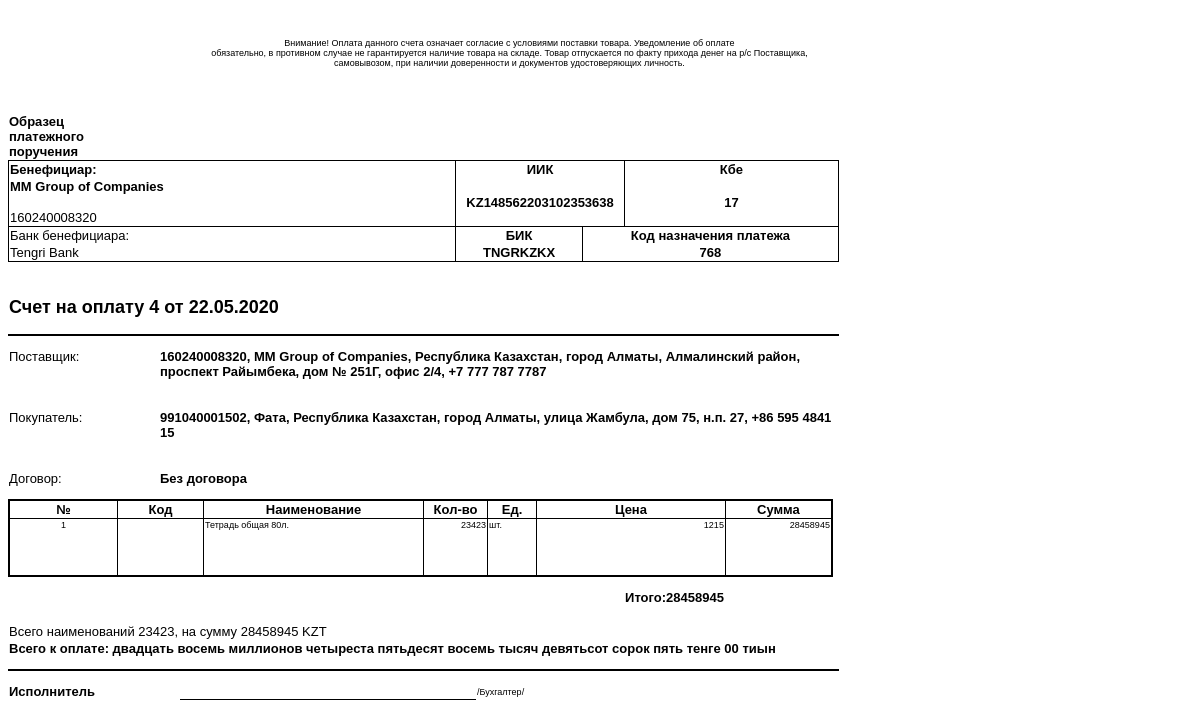
Screenshot of /app/layoutsOfDocs/invoice.php?doc=4 with the database file from the repository.
### tables this page shows
CREATE TABLE `users` (
  `id` int(10) NOT NULL,
  `bin_iin` bigint(12) DEFAULT NULL,
  `name` varchar(255) DEFAULT NULL,
  `adres` varchar(400) DEFAULT NULL,
  `nds` tinyint(1) DEFAULT NULL,
  `bik` varchar(8) DEFAULT NULL,
  `bank` varchar(255) NOT NULL,
  `iik` varchar(22) DEFAULT NULL,
  `kbe` tinyint(2) DEFAULT NULL,
  `contacts` varchar(255) NOT NULL
);

CREATE TABLE `items` (
  `id` int(10) NOT NULL,
  `name` varchar(400) NOT NULL,
  `price` bigint(15) NOT NULL,
  `code` varchar(255) NOT NULL,
  `unit` varchar(10) NOT NULL,
  `code_price` int(5) NOT NULL
);

CREATE TABLE `invoice` (
  `id` int(10) NOT NULL,
  `today` varchar(255) NOT NULL,
  `agent` varchar(255) NOT NULL,
  `items` varchar(255) NOT NULL,
  `value_1` int(11) NOT NULL
);

CREATE TABLE `agents` (
  `id` int(10) NOT NULL,
  `bin_iin` bigint(12) NOT NULL,
  `name` varchar(255) DEFAULT NULL,
  `adres` varchar(400) NOT NULL,
  `bik` varchar(8) DEFAULT NULL,
  `contacts` varchar(255) NOT NULL
);

### app/layoutsOfDocs/invoice.php (the view, shortened to what the rows shown need)
<?php
	require_once '../dataBase/connectDB.php';
	$id = trim($_GET['doc']);
	$id = htmlspecialchars($id);
	$sql = 'SELECT * FROM INVOICE WHERE id ='.$id;
	$result = $pdo->query($sql);
	$result = $result->fetchAll(PDO::FETCH_ASSOC);
	$items = $result[0]['items'];
	$value = $result[0]['value_1'];
	$agent = $result[0]['agent'];
	$sqlMy = 'SELECT * FROM users';
	$resultMy = $pdo->query($sqlMy);
	$resultMy = $resultMy->fetchAll(PDO::FETCH_ASSOC);
	$sqlAgent = 'SELECT * FROM agents WHERE name = "'.$agent.'"';
	$resultAgent = $pdo->query($sqlAgent);
	$resultAgent = $resultAgent->fetchAll(PDO::FETCH_ASSOC);
	$sqlItems = 'SELECT * FROM items WHERE name = "'.$items.'"';
	$resultItems = $pdo->query($sqlItems);
	$resultItems = $resultItems->fetchAll(PDO::FETCH_ASSOC);
	$price = $resultItems[0]['price'] * (int)$value;
    require_once '../libs/lineOfNumber.php';
    $priceLine = lineOfNumber($price);
?>
<!DOCTYPE HTML PUBLIC "-//W3C//DTD HTML 4.0 Transitional//EN">
<html>
<head>
</head>
<body>
<table cellspacing="0" border="0">
	<colgroup span="6" width="21"></colgroup>
	<colgroup width="1"></colgroup>
	<colgroup width="20"></colgroup>
	<colgroup span="9" width="21"></colgroup>
	<colgroup span="2" width="11"></colgroup>
	<colgroup span="2" width="21"></colgroup>
	<colgroup span="2" width="11"></colgroup>
	<colgroup width="21"></colgroup>
	<colgroup width="17"></colgroup>
	<colgroup width="4"></colgroup>
	<colgroup span="4" width="21"></colgroup>
	<colgroup span="2" width="11"></colgroup>
	<colgroup span="4" width="21"></colgroup>
	<colgroup width="13"></colgroup>
	<colgroup width="6"></colgroup>
	<tr>
		<td style="border-left: 1px solid #000000" colspan=20 height="31" align="left" valign=top><b><font size=2><?=$resultMy[0]['name'];?></font></b></td>
		<td style="border-left: 1px solid #000000" colspan=10 rowspan=2 align="center" valign=middle><b><font size=2><?=$resultMy[0]['iik'];?></font></b></td>
		<td style="border-left: 1px solid #000000; border-right: 1px solid #000000" colspan=8 rowspan=2 align="center" valign=middle sdnum="1033;0;0"><b><font size=2><?=$resultMy[0]['kbe'];?></font></b></td>
		</tr>
	<tr>
		<td style="border-left: 1px solid #000000" colspan=20 height="16" align="left" valign=top><font size=2><?=$resultMy[0]['bin_iin'];?></font></td>
		</tr>
	<tr>
		<td style="border-bottom: 1px solid #000000; border-left: 1px solid #000000" colspan=20 height="16" align="left" valign=top><font size=2><?=$resultMy[0]['bank'];?></font></td>
		<td style="border-bottom: 1px solid #000000; border-left: 1px solid #000000" colspan=8 align="center" valign=top><b><font size=2><?=$resultMy[0]['bik'];?></font></b></td>
		<td style="border-bottom: 1px solid #000000; border-left: 1px solid #000000; border-right: 1px solid #000000" colspan=10 align="center" valign=top sdnum="1033;0;0"><b><font size=2><?=$resultItems[0]['code_price'];?></font></b></td>
		</tr>
	<tr>
		<td colspan=38 rowspan=2 height="30" align="left" valign=middle><b><font size=4>&#1057;&#1095;&#1077;&#1090; &#1085;&#1072; &#1086;&#1087;&#1083;&#1072;&#1090;&#1091; <?=$result[0]['id'];?> &#1086;&#1090; <?=$result[0]['today'];?></font></b></td>
		</tr>
	<tr>
		<td colspan=34 align="left" valign=top><b><font size=2><?=$resultMy[0]['bin_iin'];?>, <?=$resultMy[0]['name'];?>, <?=$resultMy[0]['adres'];?>, <?=$resultMy[0]['contacts'];?></font></b></td>
		</tr>
	<tr>
		<td colspan=34 align="left" valign=top><b><font size=2><?=$resultAgent[0]['bin_iin'];?>, <?=$resultAgent[0]['name'];?>, <?=$resultAgent[0]['adres'];?>, <?=$resultAgent[0]['contacts'];?></font></b></td>
		</tr>
	<tr>
		<td style="border-top: 1px solid #000000; border-left: 2px solid #000000" colspan=2 height="57" align="center" valign=top sdval="1" sdnum="1033;0;0">1</td>
		<td style="border-top: 1px solid #000000; border-left: 1px solid #000000" align="left" valign=top><br></td>
		<td style="border-top: 1px solid #000000" align="left" valign=top><br></td>
		<td style="border-top: 1px solid #000000" align="left" valign=top><br></td>
		<td style="border-top: 1px solid #000000" align="left" valign=top><br></td>
		<td style="border-top: 1px solid #000000" align="left" valign=top><br></td>
		<td style="border-top: 1px solid #000000; border-left: 1px solid #000000" colspan=11 align="left" valign=top><?=$items;?></td>
		<td style="border-top: 1px solid #000000; border-left: 1px solid #000000" colspan=4 align="right" valign=top sdnum="1033;0;0.000"><?=$value;?></td>
		<td style="border-top: 1px solid #000000; border-left: 1px solid #000000" colspan=3 align="left" valign=top><?=$resultItems[0]['unit'];?></td>
		<td style="border-top: 1px solid #000000; border-left: 1px solid #000000" colspan=6 align="right" valign=top sdnum="1033;0;#,##0.00"><?=$resultItems[0]['price'];?></td>
		<td style="border-top: 1px solid #000000; border-left: 1px solid #000000; border-right: 2px solid #000000" colspan=6 align="right" valign=top sdnum="1033;0;#,##0.00"><?=$price;?></td>
		<td align="left"><br></td>
	</tr>
	<tr>
		<td align="right" valign=top><b><font size=2>&#1048;&#1090;&#1086;&#1075;&#1086;:<?=$price;?></font></b></td>
	</tr>
	<tr>
		<td colspan=38 height="17" align="left"><font size=2>&#1042;&#1089;&#1077;&#1075;&#1086; &#1085;&#1072;&#1080;&#1084;&#1077;&#1085;&#1086;&#1074;&#1072;&#1085;&#1080;&#1081; <?=$value;?>, &#1085;&#1072; &#1089;&#1091;&#1084;&#1084;&#1091; <?=$price;?> KZT</font></td>
		</tr>
	<tr>
		<td colspan=36 height="17" align="left" valign=top><b><font size=2>&#1042;&#1089;&#1077;&#1075;&#1086; &#1082; &#1086;&#1087;&#1083;&#1072;&#1090;&#1077;: <?=$priceLine;?></font></b></td>
	</tr>
</table>
</body>
</html>

### rows the page displays
users: name "MM Group of Companies", iik "KZ148562203102353638", kbe "17", bin_iin "160240008320", bank "Tengri Bank", bik "TNGRKZKX", adres "Республика Казахстан, город Алматы, Алмалинский район, проспект Райымбека, дом № 251Г, офис 2/4", contacts "+7 777 787 7787"
items: code_price "768", unit "шт.", price "1215", price.value_1 "28458945", price.value_1 "двадцать восемь миллионов четыреста пятьдесят восемь тысяч девятьсот сорок пять тенге 00 тиын"
invoice: id "4", today "22.05.2020", items "Тетрадь общая 80л.", value_1 "23423"
agents: bin_iin "991040001502", name "Фата", adres "Республика Казахстан, город Алматы, улица Жамбула, дом 75, н.п. 27", contacts "+86 595 4841 15"
